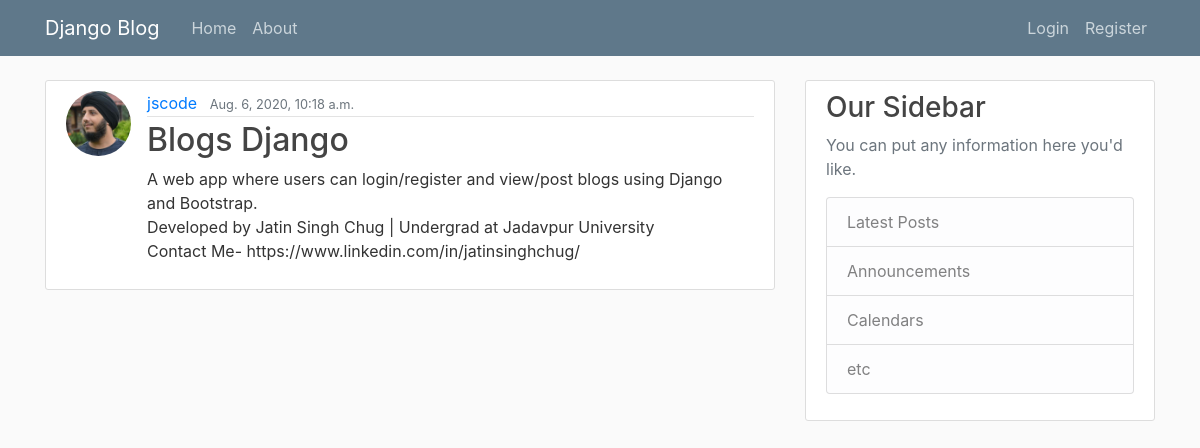
The page /post/33/ on the database its author committed.
### blogs/models.py (models this page shows, shortened)
class Post(models.Model):
    title = models.CharField(max_length=32)
    content = models.TextField()
    date_posted = models.DateTimeField(default=timezone.now)
    author = models.ForeignKey(User, on_delete= models.CASCADE)

### users/models.py (models this page shows, shortened)
class Profile(models.Model):
    user = models.OneToOneField(User,on_delete=models.CASCADE)
    image = models.ImageField(default='default.jpg',upload_to='profile_pics')

### blogs/views.py (the view)
# urls.py: path('post/<int:pk>/',views.PostDetailView.as_view(),name="post-detail"),
class PostDetailView(DetailView):
    model=Post

### templates/blogs/post_detail.html (shortened to what this page needs)
{% extends "base.html" %}
{% block content %}
<article class="media content-section">
    <img class="rounded-circle article-img" src="{{ object.author.profile.image.url }}">
    <div class="media-body">
        <div class="article-metadata">
            <a class="mr-2" href="#">{{ object.author }}</a>
            <small class="text-muted">{{ object.date_posted }}</small>
        </div>
        <h2>{{ object.title }}</h2>
        <p class="article-content">{{ object.content }}</p>
    </div>
</article>
{% endblock content %}

### blogs/static/main.css (style rules this page uses)
body { background: #fafafa; color: #333333; margin-top: 5rem; }
h1, h2, h3, h4, h5, h6 { color: #444444; }
.content-section { background: #ffffff; padding: 10px 20px; border: 1px solid #dddddd; border-radius: 3px; margin-bottom: 20px; }
.article-content { white-space: pre-line; }
.article-img { height: 65px; width: 65px; margin-right: 16px; }
.article-metadata { padding-bottom: 1px; margin-bottom: 4px; border-bottom: 1px solid #e3e3e3 }

### rows shown on the page
Post: author.profile.image (picture), author "jscode", date_posted "Aug. 6, 2020, 10:18 a.m.", title "Blogs Django", content "A web app where users can login/register and view/post blogs using Django and Bootstrap. Developed by Jatin Singh Chug | Undergrad at Jadavpur University Contact Me- https://www.linkedin.com/in/jatinsinghchug/"
